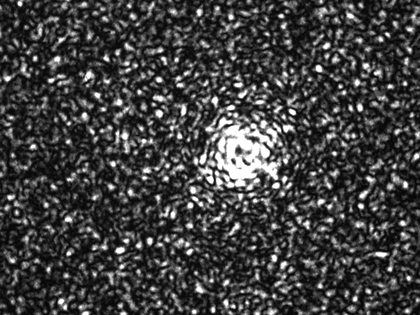
%> input picture speckle_autocorrelation/1500.bmp, 420 x 315 px, shrunk from 720 x 540 before the run
$ octave autocorrelation_part.m   (GNU Octave 9; MATLAB toolbox functions it lacks are replaced by stand-ins)
%> lines starting %> are read from the running program, lines starting %| are printed output that depends on the picture
% 读取散斑图像
img = imread('1500.bmp');
%> img is the input picture: size 315x420 uint8; min 4, max 255, mean 64.4
img = double(img); % 转换为 double 类型
%> img: size 315x420 double
img = img / max(img(:)); % 归一化图像（强度范围 [0, 1]）

% 计算图像的均值和标准差
mean_img = mean(img(:));
%> mean_img = 0.253
std_img = std(img(:));
%> std_img = 0.22

% 归一化图像
normalized_img = (img - mean_img) / std_img;

% 设置位移范围
Delta_max = 10; % 最大位移量（以像素为单位）
r_corr = zeros(2*Delta_max+1, 2*Delta_max+1); % 存储相关系数

% 计算归一化相关系数
for dx = -Delta_max:Delta_max
    for dy = -Delta_max:Delta_max
        % 计算位移后的相关系数
        shifted_img = circshift(normalized_img, [dx, dy]);

        % 计算相关系数（使用内积）
        corr_value = sum(sum(normalized_img .* shifted_img)); % 内积
        r_corr(dx + Delta_max + 1, dy + Delta_max + 1) = corr_value;
    end
end

% 对相关系数进行归一化
r_corr_normalized = (r_corr - min(r_corr(:))) / (max(r_corr(:)) - min(r_corr(:)));

% 绘制归一化相关系数图像
figure;
subplot(1,2,1);
imagesc(r_corr_normalized);
colorbar off;
% title('归一化相关系数');
% xlabel('X/pixel', 'FontSize', 20);
% ylabel('Y/pixel', 'FontSize', 20);
set(gca,'FontSize', 20);
colormap jet;

% 提取中心位置剖面
center_x = Delta_max + 1; % 中心位置的 x 坐标

% 中心行剖面（沿 x 方向）
profile_x = r_corr_normalized(:, center_x);
%> profile_x = 21 values, max 1 at index 11, min 0.0109 at index 21, mean 0.247

% 绘制中心行剖面
subplot(1,2,2);
plot(-Delta_max:Delta_max, profile_x, 'b', 'LineWidth', 2);
% title('中心行剖面');
% xlabel('X/pixel', 'FontSize', 20);
% ylabel('归一化相关系数', 'FontSize', 20);
set(gca,'FontSize', 20);
ylim([0,1.1]);
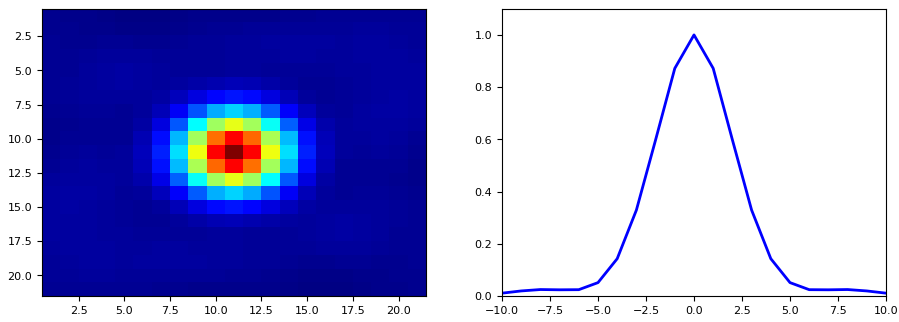
%> figure redrawn from the program's plot data, 2 panels


% --- 计算自相关的峰背比 PBR ---

% 主峰值（中心点）
peak_value = r_corr_normalized(Delta_max + 1, Delta_max + 1);
%> peak_value = 1

% 创建 mask 排除主峰周围的区域（避免干扰背景统计）
mask = true(size(r_corr_normalized));
exclude_radius = 10; % 可调：5:排除中心 11x11 区域 ；10:排除中心中心21x21区域
mask(Delta_max+1-exclude_radius:Delta_max+1+exclude_radius, ...
     Delta_max+1-exclude_radius:Delta_max+1+exclude_radius) = false;

% 背景区域数据
background_values = r_corr_normalized(mask);
%> background_values = []

% 背景标准差
sigma_background = std(background_values(:));
%> sigma_background = NaN

% 自相关 SNR
snr_autocorr = peak_value / sigma_background;
%> snr_autocorr = NaN

% 打印 SNR 结果
fprintf('图像自相关的峰背比 PBR= %.2f\n', snr_autocorr);
%| 图像自相关的峰背比 PBR= NaN

$ run again, with speckle_autocorrelation/120.bmp copied over speckle_autocorrelation/1500.bmp
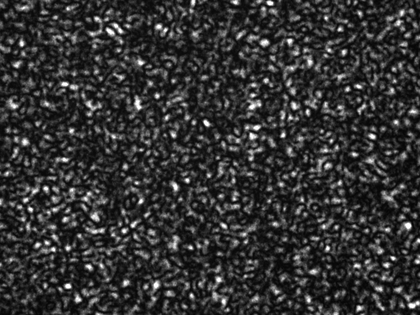
%> input picture speckle_autocorrelation/120.bmp, 420 x 315 px, shrunk from 720 x 540 before the run
%> img is the input picture: size 315x420 uint8; min 3, max 255, mean 50.8
%> mean_img = 0.199
%> std_img = 0.16
%> profile_x = 21 values, max 1 at index 11, min 0.0134 at index 17, mean 0.242
%> `ylim([0,1.1]);`:
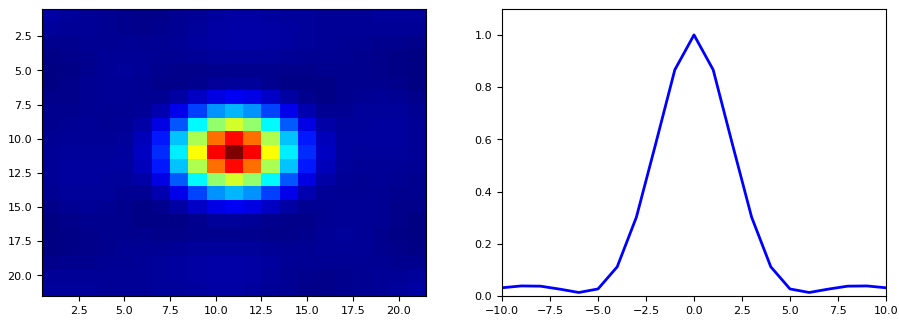
%> figure redrawn from the program's plot data, 2 panels
%> peak_value = 1
%> background_values = []
%> sigma_background = NaN
%| 图像自相关的峰背比 PBR= NaN

$ run again, with speckle_autocorrelation/220.bmp copied over speckle_autocorrelation/1500.bmp
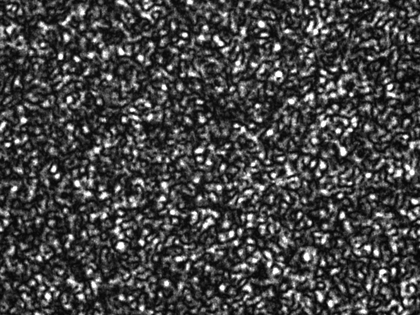
%> input picture speckle_autocorrelation/220.bmp, 420 x 315 px, shrunk from 720 x 540 before the run
%> img is the input picture: size 315x420 uint8; min 4, max 255, mean 67.4
%> mean_img = 0.264
%> std_img = 0.213
%> profile_x = 21 values, max 1 at index 11, min 0.0236 at index 1, mean 0.258
%> `ylim([0,1.1]);`:
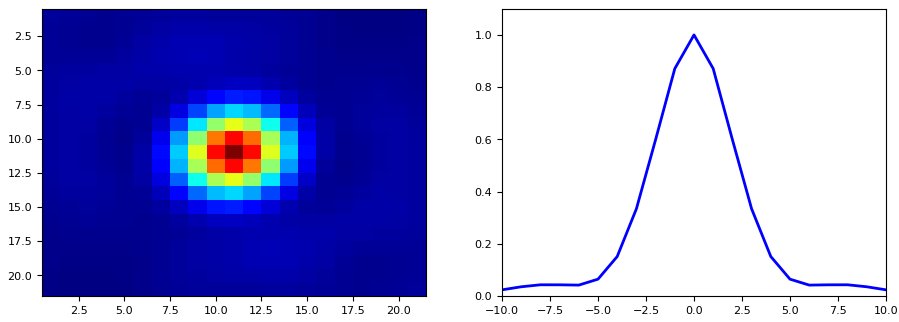
%> figure redrawn from the program's plot data, 2 panels
%> peak_value = 1
%> background_values = []
%> sigma_background = NaN
%| 图像自相关的峰背比 PBR= NaN

$ run again, with speckle_autocorrelation/600.bmp copied over speckle_autocorrelation/1500.bmp
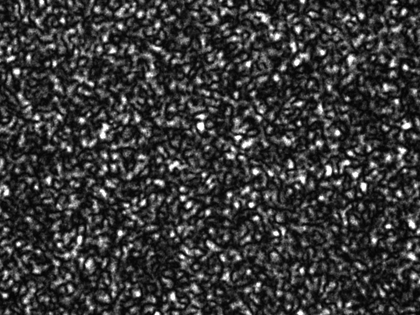
%> input picture speckle_autocorrelation/600.bmp, 420 x 315 px, shrunk from 720 x 540 before the run
%> img is the input picture: size 315x420 uint8; min 3, max 255, mean 55.9
%> mean_img = 0.219
%> std_img = 0.188
%> profile_x = 21 values, max 1 at index 11, min 0.0102 at index 4, mean 0.259
%> `ylim([0,1.1]);`:
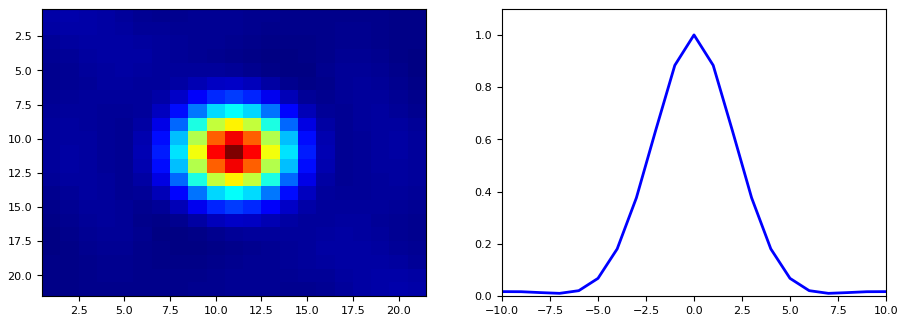
%> figure redrawn from the program's plot data, 2 panels
%> peak_value = 1
%> background_values = []
%> sigma_background = NaN
%| 图像自相关的峰背比 PBR= NaN
